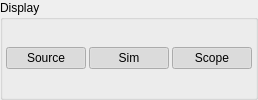
     <widget class="QGroupBox" name="groupBox_10">
      <property name="title">
       <string>Display</string>
      </property>
      <layout class="QHBoxLayout" name="horizontalLayout">
       <property name="spacing">
        <number>3</number>
       </property>
       <property name="leftMargin">
        <number>3</number>
       </property>
       <property name="topMargin">
        <number>3</number>
       </property>
       <property name="rightMargin">
        <number>3</number>
       </property>
       <property name="bottomMargin">
        <number>3</number>
       </property>
       <item>
        <widget class="QPushButton" name="pbxDispSource">
         <property name="text">
          <string>Source</string>
         </property>
         <property name="checkable">
          <bool>true</bool>
         </property>
         <property name="checked">
          <bool>true</bool>
         </property>
        </widget>
       </item>
       <item>
        <widget class="QPushButton" name="pbxDispSim">
         <property name="text">
          <string>Sim</string>
         </property>
         <property name="checkable">
          <bool>true</bool>
         </property>
         <property name="checked">
          <bool>true</bool>
         </property>
        </widget>
       </item>
       <item>
        <widget class="QPushButton" name="pbxDispScope">
         <property name="text">
          <string>Scope</string>
         </property>
         <property name="checkable">
          <bool>true</bool>
         </property>
         <property name="checked">
          <bool>true</bool>
         </property>
        </widget>
       </item>
      </layout>
     </widget>
